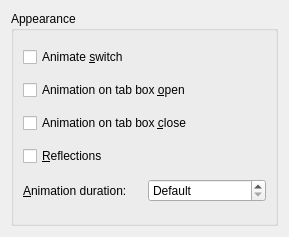
<ui version="4.0" >
 <class>KWin::CoverSwitchEffectConfigForm</class>
 <widget class="QWidget" name="KWin::CoverSwitchEffectConfigForm" >
  <property name="geometry" >
   <rect>
    <x>0</x>
    <y>0</y>
    <width>289</width>
    <height>237</height>
   </rect>
  </property>
  <layout class="QGridLayout" >
   <item row="0" column="0" >
    <widget class="QGroupBox" name="groupBox" >
     <property name="title" >
      <string>Appearance</string>
     </property>
     <layout class="QGridLayout" >
      <item row="0" column="0" colspan="2" >
       <widget class="QCheckBox" name="checkAnimateSwitch" >
        <property name="text" >
         <string>Animate &amp;switch</string>
        </property>
       </widget>
      </item>
      <item row="1" column="0" colspan="2" >
       <widget class="QCheckBox" name="checkAnimateStart" >
        <property name="text" >
         <string>Animation on tab box &amp;open</string>
        </property>
       </widget>
      </item>
      <item row="2" column="0" colspan="2" >
       <widget class="QCheckBox" name="checkAnimateStop" >
        <property name="text" >
         <string>Animation on tab box &amp;close</string>
        </property>
       </widget>
      </item>
      <item row="3" column="0" colspan="2" >
       <widget class="QCheckBox" name="checkReflection" >
        <property name="text" >
         <string>&amp;Reflections</string>
        </property>
       </widget>
      </item>
      <item row="4" column="0" >
       <widget class="QLabel" name="label_3" >
        <property name="text" >
         <string>&amp;Animation duration:</string>
        </property>
        <property name="buddy" >
         <cstring>spinDuration</cstring>
        </property>
       </widget>
      </item>
      <item row="4" column="1" >
       <widget class="QSpinBox" name="spinDuration" >
        <property name="specialValueText" >
         <string>Default</string>
        </property>
        <property name="suffix" >
         <string> msec</string>
        </property>
        <property name="maximum" >
         <number>5000</number>
        </property>
        <property name="singleStep" >
         <number>10</number>
        </property>
       </widget>
      </item>
     </layout>
    </widget>
   </item>
  </layout>
 </widget>
 <tabstops>
  <tabstop>checkAnimateSwitch</tabstop>
  <tabstop>checkAnimateStart</tabstop>
  <tabstop>checkAnimateStop</tabstop>
  <tabstop>checkReflection</tabstop>
  <tabstop>spinDuration</tabstop>
 </tabstops>
 <resources/>
 <connections/>
</ui>
